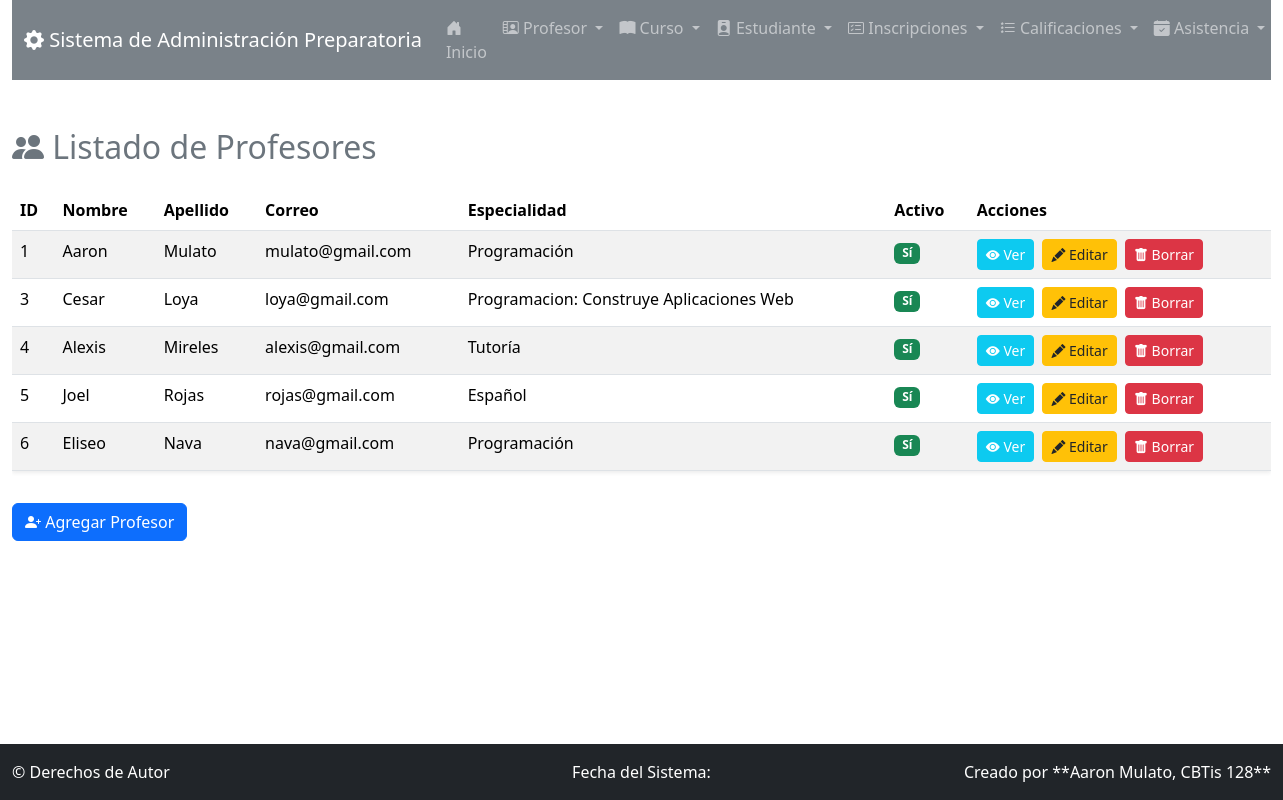
Before: /profesor/ with the older database file.
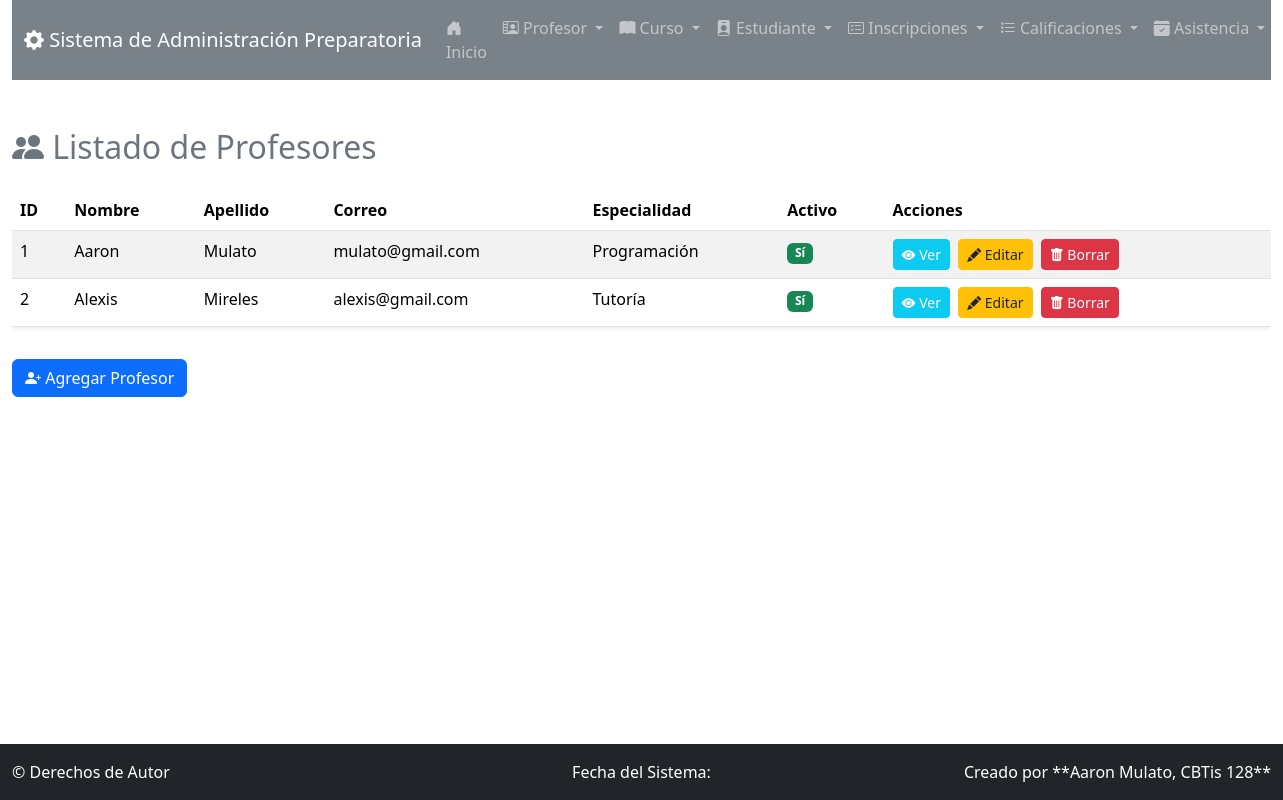
After: the same page with the newer database file.
### app_Preparatoria/models.py (models this page shows, shortened)
class Profesor(models.Model):
    nombre_profesor = models.CharField(max_length=50)
    apellido_profesor = models.CharField(max_length=50)
    correo_profesor = models.EmailField(max_length=100)
    telefono = models.CharField(max_length=15)
    especialidad = models.CharField(max_length=50, default="")
    fecha_contratacion = models.DateField(auto_now_add=True)
    activo = models.BooleanField(default=True)

### app_Preparatoria/views.py (the view)
# urls.py: path('profesor/', views.inicio_profesor, name='ver_profesor'),
def inicio_profesor(request):
    profesores = Profesor.objects.all()
    context = {'profesores': profesores}
    return render(request, 'profesor/ver_profesor.html', context)

### app_Preparatoria/templates/profesor/ver_profesor.html
{% extends 'base.html' %}
{% block content %}
<h2 class="mb-4 text-secondary"><i class="bi bi-people-fill"></i> Listado de Profesores</h2>
<div class="table-responsive">
    <table class="table table-striped table-hover shadow-sm">
        <thead class="bg-dark text-white">
            <tr>
                <th>ID</th>
                <th>Nombre</th>
                <th>Apellido</th>
                <th>Correo</th>
                <th>Especialidad</th>
                <th>Activo</th>
                <th>Acciones</th>
            </tr>
        </thead>
        <tbody>
            {% for profesor in profesores %}
            <tr>
                <td>{{ profesor.id }}</td>
                <td>{{ profesor.nombre_profesor }}</td>
                <td>{{ profesor.apellido_profesor }}</td>
                <td>{{ profesor.correo_profesor }}</td>
                <td>{{ profesor.especialidad }}</td>
                <td>
                    {% if profesor.activo %}
                        <span class="badge bg-success">Sí</span>
                    {% else %}
                        <span class="badge bg-danger">No</span>
                    {% endif %}
                </td>
                <td>
                    <a href="{% url 'ver_detalle_profesor' profesor.id %}" class="btn btn-sm btn-info text-white me-1" title="Ver Detalles"><i class="bi bi-eye-fill"></i> Ver</a>
                    <a href="{% url 'actualizar_profesor' profesor.id %}" class="btn btn-sm btn-warning text-dark me-1"><i class="bi bi-pencil-fill"></i> Editar</a>
                    <a href="{% url 'borrar_profesor' profesor.id %}" class="btn btn-sm btn-danger"><i class="bi bi-trash-fill"></i> Borrar</a>
                </td>
            </tr>
            {% empty %}
            <tr>
                <td colspan="7" class="text-center">No hay profesores registrados.</td>
            </tr>
            {% endfor %}
        </tbody>
    </table>
</div>
<div class="mt-3">
    <a href="{% url 'agregar_profesor' %}" class="btn btn-primary"><i class="bi bi-person-plus-fill"></i> Agregar Profesor</a>
</div>
{% endblock %}

Changed rows visible on the page:
removed Profesor: id "3", nombre_profesor "Cesar", apellido_profesor "Loya", correo_profesor "loya@gmail.com", especialidad "Programacion: Construye Aplicaciones Web", activo "Sí"
removed Profesor: id "4", nombre_profesor "Alexis", apellido_profesor "Mireles", correo_profesor "alexis@gmail.com", especialidad "Tutoría", activo "Sí"
removed Profesor: id "5", nombre_profesor "Joel", apellido_profesor "Rojas", correo_profesor "rojas@gmail.com", especialidad "Español", activo "Sí"
removed Profesor: id "6", nombre_profesor "Eliseo", apellido_profesor "Nava", correo_profesor "nava@gmail.com", especialidad "Programación", activo "Sí"
added Profesor: id "2", nombre_profesor "Alexis", apellido_profesor "Mireles", correo_profesor "alexis@gmail.com", especialidad "Tutoría", activo "Sí"
